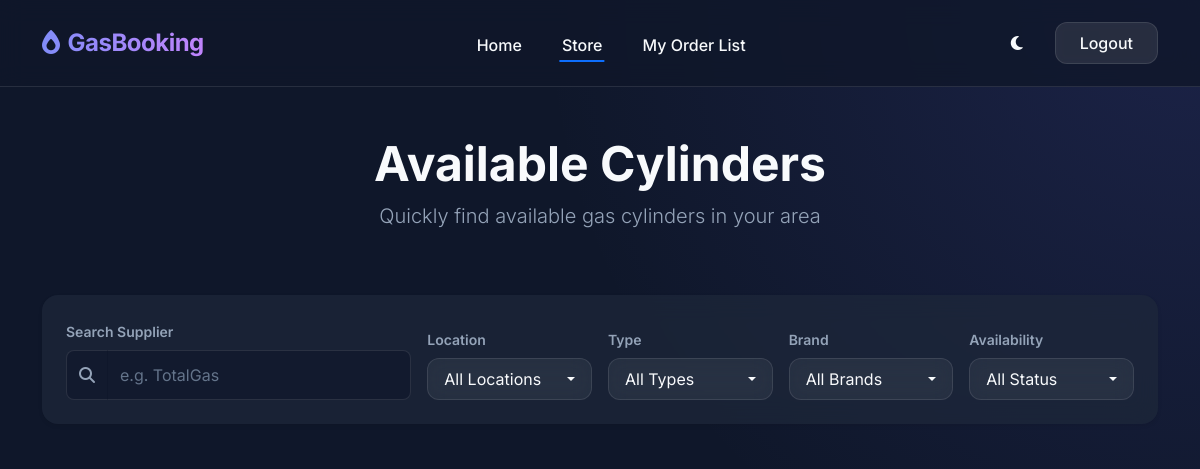
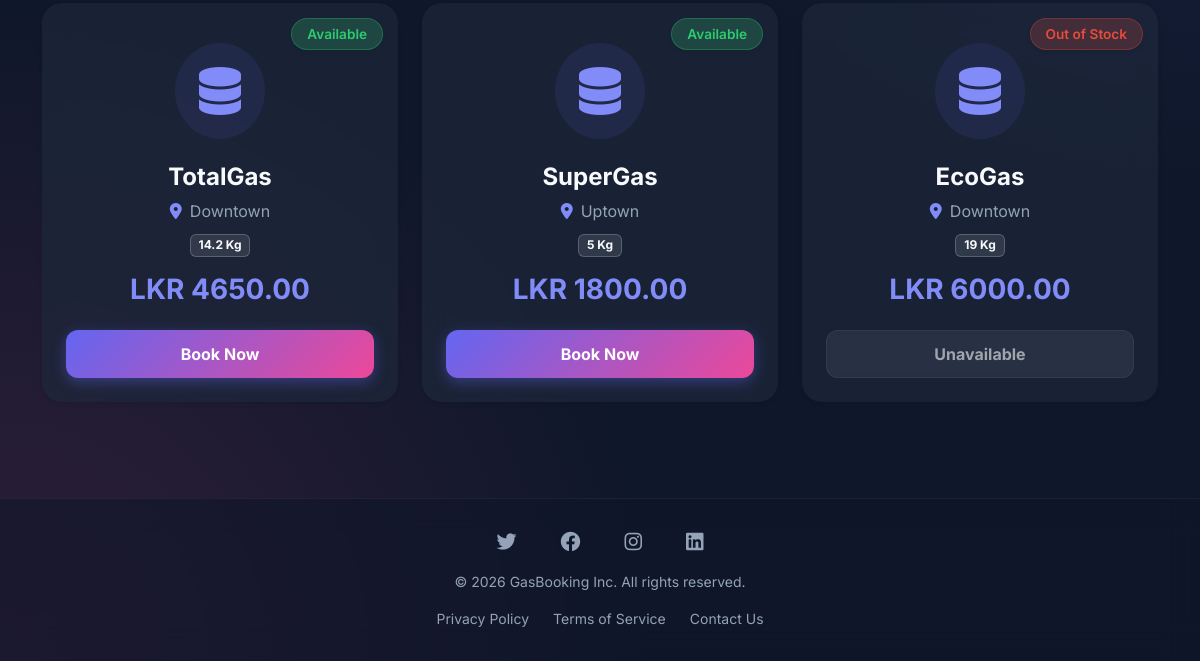
The page /store/ (signed in) on the database as committed earlier (2 pictures, top to bottom).
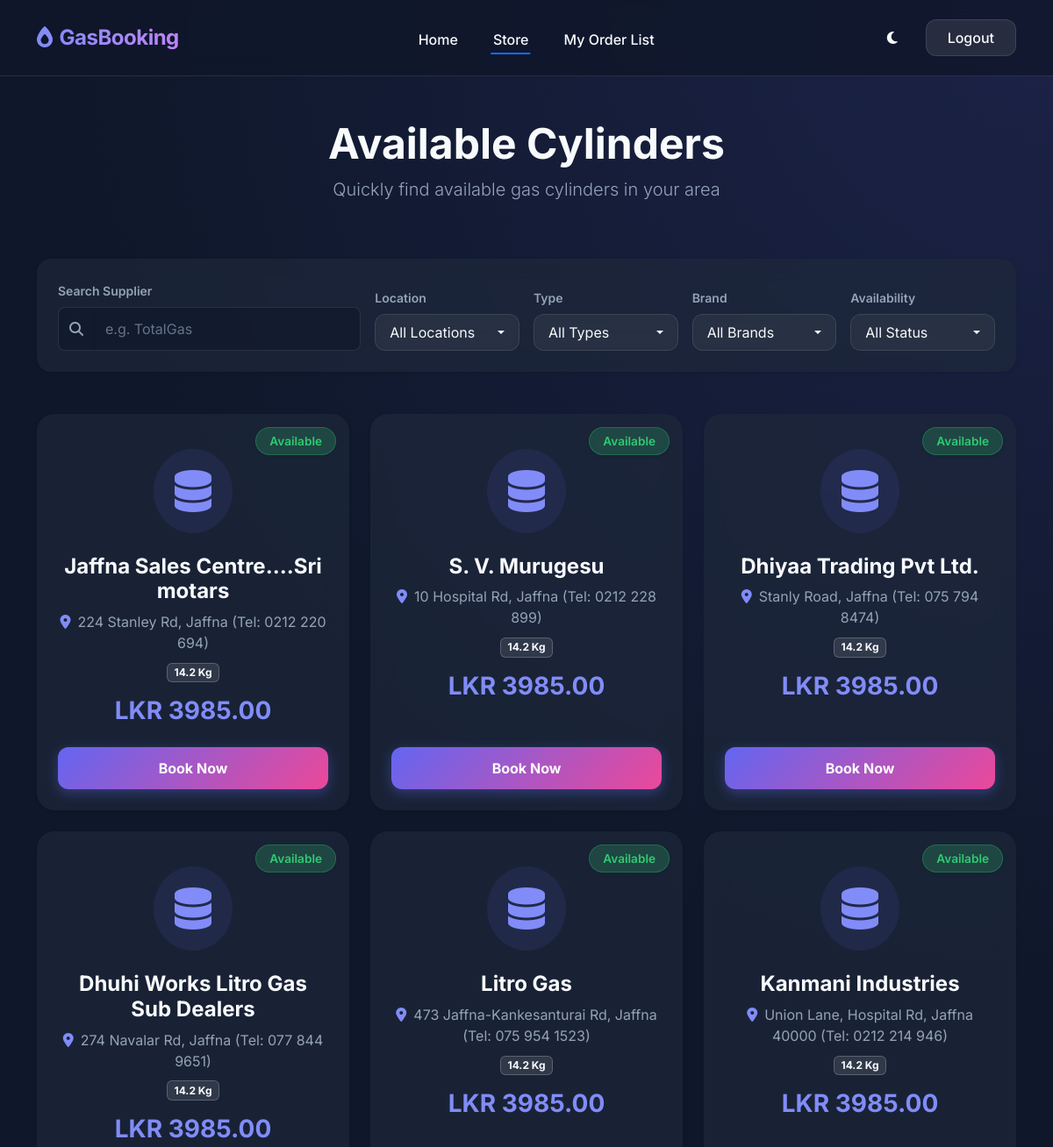
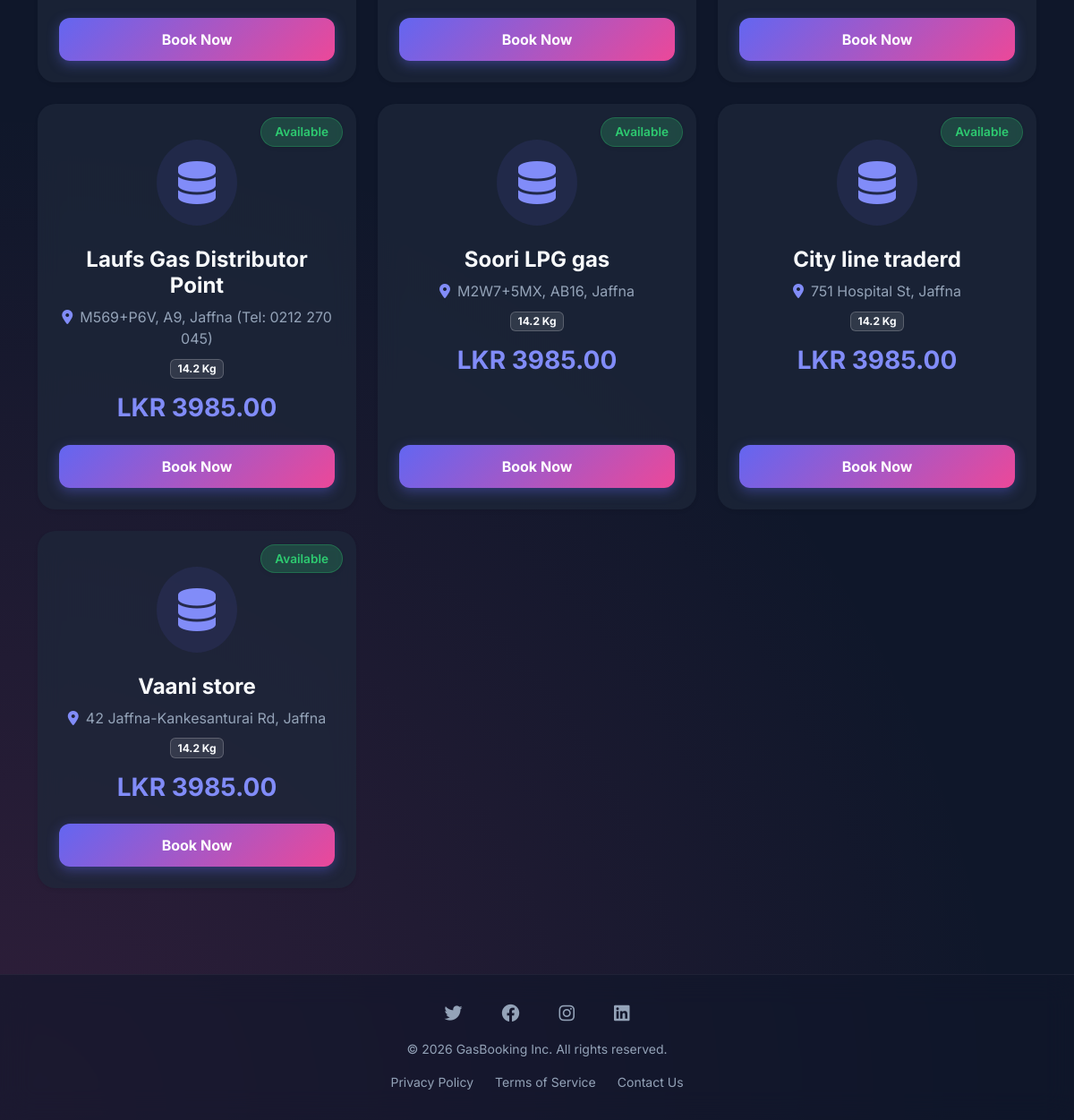
The same page on the database as committed later (2 pictures, top to bottom).
### core/models.py (models this page shows, shortened)
class Cylinder(models.Model):
    CYLINDER_TYPES = [
        ('5KG', '5 Kg'),
        ('14.2KG', '14.2 Kg'),
        ('19KG', '19 Kg'),
    ]
    GAS_BRANDS = [
        ('Litro', 'Litro'),
        ('Laugfs', 'Laugfs'),
        ('Other', 'Other'),
    ]
    supplier_name = models.CharField(max_length=255)
    gas_brand = models.CharField(max_length=50, choices=GAS_BRANDS, default='Other')
    cylinder_type = models.CharField(max_length=20, choices=CYLINDER_TYPES)
    price = models.DecimalField(max_digits=10, decimal_places=2)
    location = models.CharField(max_length=255)
    is_available = models.BooleanField(default=True)
    stock_quantity = models.IntegerField(default=0)
    created_at = models.DateTimeField(auto_now_add=True)
    last_updated = models.DateTimeField(auto_now=True)

### core/views.py (the view)
# urls.py: path('store/', views.store, name='store'),
@login_required
def store(request):
    query = request.GET.get('q', '')
    location = request.GET.get('location', '')
    cylinder_type = request.GET.get('type', '')
    availability = request.GET.get('availability', '')
    gas_brand = request.GET.get('brand', '')
    cylinders = Cylinder.objects.all()
    if query:
        cylinders = cylinders.filter(supplier_name__icontains=query)
    if location:
        cylinders = cylinders.filter(location__icontains=location)
    if cylinder_type:
        cylinders = cylinders.filter(cylinder_type=cylinder_type)
    if gas_brand:
        cylinders = cylinders.filter(gas_brand=gas_brand)
    if availability:
        is_avail = True if availability == 'True' else False
        cylinders = cylinders.filter(is_available=is_avail)
    cylinders = ai_rank_cylinders(request.user, cylinders)
    formatted_types = [{'value': t[0], 'label': t[1]} for t in Cylinder.CYLINDER_TYPES]
    formatted_brands = [{'value': b[0], 'label': b[1]} for b in Cylinder.GAS_BRANDS]
    def format_location_label(loc):
        if loc and '(Tel:' in loc:
            return loc.split('(Tel:')[0].strip()
        return loc
    formatted_locations = [{'value': loc, 'label': format_location_label(loc)} for loc in Cylinder.objects.values_list('location', flat=True).distinct()]
    availability_options = [
        {'value': 'True', 'label': 'Available'},
        {'value': 'False', 'label': 'Out of Stock'},
    ]
    context = {
        'cylinders': cylinders,
        'types': formatted_types,
        'brands': formatted_brands,
        'locations': formatted_locations,
        'availability_options': availability_options,
    }
    return render(request, 'core/store.html', context)

### core/ai_service.py (called while the page is built)
def ai_rank_cylinders(user, cylinders):
    return cylinders

### templates/core/store.html (shortened to what this page needs)
{% extends 'base.html' %}
{% block content %}
<div class="row mb-5">
    <div class="col-12 text-center mb-5">
        <h1 class="fw-bold display-5">Available Cylinders</h1>
        <p class="text-muted lead">Quickly find available gas cylinders in your area</p>
    </div>
    <div class="col-12 mb-5 position-relative" style="z-index: 10;">
        <div class="card p-4 shadow-sm border-0" style="border-radius: 16px;">
            <form method="get" class="row g-3 align-items-end" id="filterForm">
                <div class="col-md-4">
                    <label class="form-label text-muted fw-semibold small">Search Supplier</label>
                    <div class="input-group">
                        <span class="input-group-text border-end-0"><i class="fa-solid fa-search text-muted"></i></span>
                        <input type="text" name="q" class="form-control border-start-0" placeholder="e.g. TotalGas" value="{{ request.GET.q }}" onchange="this.form.submit()">
                    </div>
                </div>
                <div class="col-md-2">
                    <label class="form-label text-muted fw-semibold small">Location</label>
                    {% include 'components/glass_select.html' with name='location' default_text='All Locations' options=locations selected_value=request.GET.location %}
                </div>
                <div class="col-md-2">
                    <label class="form-label text-muted fw-semibold small">Type</label>
                    {% include 'components/glass_select.html' with name='type' default_text='All Types' options=types selected_value=request.GET.type %}
                </div>
                <div class="col-md-2">
                    <label class="form-label text-muted fw-semibold small">Brand</label>
                    {% include 'components/glass_select.html' with name='brand' default_text='All Brands' options=brands selected_value=request.GET.brand %}
                </div>
                <div class="col-md-2">
                    <label class="form-label text-muted fw-semibold small">Availability</label>
                    {% include 'components/glass_select.html' with name='availability' default_text='All Status' options=availability_options selected_value=request.GET.availability %}
                </div>
            </form>
        </div>
    </div>
    <div class="col-12">
        <div class="row g-4">
            {% for cylinder in cylinders %}
                <div class="col-md-6 col-lg-4">
                    <div class="card h-100 p-4 position-relative border-0 shadow-sm d-flex flex-column justify-content-between" style="border-radius: 20px;">
                        {% if cylinder.is_available %}
                            <span class="cylinder-badge bg-available shadow-sm">Available</span>
                        {% else %}
                            <span class="cylinder-badge bg-unavailable shadow-sm">Out of Stock</span>
                        {% endif %}
                        <div class="text-center mt-3 d-flex flex-column flex-grow-1">
                            <div class="mb-4 d-inline-block p-4 rounded-circle align-self-center" style="background: rgba(99, 102, 241, 0.1);">
                                <i class="fa-solid fa-database text-primary fa-3x"></i>
                            </div>
                            <h4 class="fw-bold mb-2">{{ cylinder.supplier_name }}</h4>
                            <p class="text-muted mb-2"><i class="fa-solid fa-location-dot me-2 text-primary"></i>{{ cylinder.location }}</p>
                            <p class="mb-3"><span class="badge" style="background: rgba(255,255,255,0.1); border: 1px solid rgba(255,255,255,0.2); color: inherit;">{{ cylinder.get_cylinder_type_display }}</span></p>
                            <h3 class="fw-bold text-primary mb-4">LKR {{ cylinder.price }}</h3>
                            <div class="mt-auto">
                                {% if cylinder.is_available %}
                                    <a href="{% url 'book_cylinder' cylinder.id %}" class="btn btn-primary w-100 py-2 fw-bold custom-btn">Book Now</a>
                                {% else %}
                                    <button class="btn btn-secondary w-100 py-2 fw-bold custom-btn" disabled style="opacity: 0.6;">Unavailable</button>
                                {% endif %}
                            </div>
                        </div>
                    </div>
                </div>
            {% endfor %}
        </div>
    </div>
</div>
{% endblock %}

### templates/base.html (shortened to what this page needs)
<!DOCTYPE html>
<html lang="en">
<head>
    <link href="https://cdn.jsdelivr.net/npm/bootstrap@5.3.0/dist/css/bootstrap.min.css" rel="stylesheet">
    <link rel="stylesheet" href="https://cdnjs.cloudflare.com/ajax/libs/font-awesome/6.4.0/css/all.min.css">
    <link rel="stylesheet" href="https://cdn.jsdelivr.net/npm/flatpickr/dist/flatpickr.min.css">
    <link rel="stylesheet" type="text/css" href="https://npmcdn.com/flatpickr/dist/themes/dark.css" id="flatpickr-dark-theme" disabled>
    {% load static %}
    <link rel="stylesheet" href="{% static 'css/style.css' %}?v=3">
</head>
<body>
    <nav class="navbar navbar-expand-lg sticky-top glass-navbar">
        <div class="container py-1">
            <a class="navbar-brand fw-bold" href="{% url 'home' %}">
                <i class="fa-solid fa-fire-flame-simple text-primary me-2"></i>GasBooking
            </a>
            <div class="collapse navbar-collapse d-lg-flex justify-content-between" id="navbarNav">
                <ul class="navbar-nav mx-auto align-items-center gap-2">
                    <li class="nav-item">
                        <a class="nav-link custom-nav-link {% if request.resolver_match.url_name == 'home' %}active{% endif %}" href="{% url 'home' %}">Home</a>
                    </li>
                    <li class="nav-item ms-lg-3 mt-3 mt-lg-0">
                        <a class="nav-link custom-nav-link {% if request.resolver_match.url_name == 'store' %}active{% endif %}" href="{% url 'store' %}">Store</a>
                    </li>
                    <li class="nav-item ms-lg-3 mt-3 mt-lg-0">
                        <a class="nav-link custom-nav-link {% if request.resolver_match.url_name == 'my_list' %}active{% endif %}" href="{% url 'my_list' %}">My Order List</a>
                    </li>
                </ul>
                <ul class="navbar-nav align-items-center gap-2">
                    <li class="nav-item me-lg-3 mt-3 mt-lg-0">
                        <button id="theme-toggle" class="btn btn-link nav-link" aria-label="Toggle Theme">
                            <i class="fa-solid fa-moon"></i>
                        </button>
                    </li>
                    {% if user.is_authenticated %}
                    <li class="nav-item mt-3 mt-lg-0">
                        <form method="post" action="{% url 'logout' %}">
                            <button type="submit" class="btn btn-secondary nav-link px-4 py-2"
                                style="border-radius: 12px;">Logout</button>
                        </form>
                    </li>
                    {% endif %}
                </ul>
            </div>
        </div>
    </nav>
    <main class="{% block main_class %}container py-5 flex-grow-1{% endblock %}">
        {% block content %}{% endblock %}
    </main>
    <footer class="glass-footer">
        <div class="container text-center">
            <div class="mb-3 footer-links d-flex justify-content-center gap-4">
                <a href="#" class="text-muted text-hover-primary"><i class="fa-brands fa-twitter fs-5"></i></a>
                <a href="#" class="text-muted text-hover-primary"><i class="fa-brands fa-facebook fs-5"></i></a>
                <a href="#" class="text-muted text-hover-primary"><i class="fa-brands fa-instagram fs-5"></i></a>
                <a href="#" class="text-muted text-hover-primary"><i class="fa-brands fa-linkedin fs-5"></i></a>
            </div>
            <p class="text-muted small mb-3">&copy; 2026 GasBooking Inc. All rights reserved.</p>
            <div class="d-flex justify-content-center gap-4 small">
                <a href="#" class="text-muted text-decoration-none text-hover-primary">Privacy Policy</a>
                <a href="#" class="text-muted text-decoration-none text-hover-primary">Terms of Service</a>
                <a href="#" class="text-muted text-decoration-none text-hover-primary">Contact Us</a>
            </div>
        </div>
    </footer>
</body>
</html>

### templates/components/glass_select.html (shortened to what this page needs)
<div class="dropdown w-100 h-100">
    <button class="btn w-100 text-start d-flex justify-content-between align-items-center dropdown-toggle"
            type="button"
            id="dropdown_{{ name }}"
            data-bs-toggle="dropdown"
            aria-expanded="false"
            style="border-radius: 12px; background: rgba(255,255,255,0.05); backdrop-filter: blur(10px); color: inherit; border: 1px solid rgba(255,255,255,0.1); padding: 0.5rem 1rem;">
        <span id="display_{{ name }}" class="text-truncate">
            {% if not selected_value %}{{ default_text }}{% endif %}
        </span>
    </button>
</div>

### static/css/style.css (style rules this page uses)
:root { --primary-color: #6366f1; --primary-hover: #4f46e5; --secondary-color: #ec4899; --bg-dark: #0f172a; --bg-card: rgba(30, 41, 59, 0.7); --text-main: #f8fafc; --text-muted: #94a3b8; --glass-border: rgba(255, 255, 255, 0.1); }
body { background-color: var(--bg-dark); background-image: radial-gradient(circle at top right, rgba(99, 102, 241, 0.15), transparent 40%), radial-gradient(circle at bottom left, rgba(236, 72, 153, 0.15), transparent 40%); background-attachment: fixed; color: var(--text-main); font-family: 'Inter', sans-serif; min-height: 100vh; display: flex; flex-direction: column; transition: all 0.3s ease; }
.navbar { background: rgba(15, 23, 42, 0.8) !important; backdrop-filter: blur(12px); -webkit-backdrop-filter: blur(12px); border-bottom: 1px solid var(--glass-border); padding: 1rem 0; }
.navbar-brand { font-weight: 800; font-size: 1.5rem; background: linear-gradient(to right, #818cf8, #c084fc); -webkit-background-clip: text; -webkit-text-fill-color: transparent; letter-spacing: -0.5px; }
.nav-link { color: var(--text-main) !important; font-weight: 500; transition: color 0.3s ease; }
.card { background: var(--bg-card); backdrop-filter: blur(12px); -webkit-backdrop-filter: blur(12px); border: 1px solid var(--glass-border); border-radius: 20px; box-shadow: 0 10px 30px rgba(0, 0, 0, 0.2); transition: transform 0.3s ease, box-shadow 0.3s ease; color: var(--text-main); }
.text-muted { color: var(--text-muted) !important; }
.text-primary { color: #818cf8 !important; }
h1, h2, h3, h4, h5, h6 { color: var(--text-main); }
.btn-primary { background: linear-gradient(135deg, var(--primary-color), var(--secondary-color)); border: none; border-radius: 12px; padding: 10px 20px; font-weight: 600; color: white; transition: all 0.3s cubic-bezier(0.4, 0, 0.2, 1); box-shadow: 0 4px 14px 0 rgba(99, 102, 241, 0.39); }
.btn-secondary { background: rgba(255, 255, 255, 0.1) !important; border: 1px solid var(--glass-border) !important; color: var(--text-main) !important; border-radius: 12px; backdrop-filter: blur(4px); }
.form-control, .form-select, .input-group-text { background: rgba(15, 23, 42, 0.6) !important; border: 1px solid var(--glass-border) !important; color: white !important; border-radius: 8px; padding: 12px; transition: all 0.3s ease; }
.form-control::placeholder { color: #64748b !important; }
.border-start-0 { border-left-color: transparent !important; }
.border-end-0 { border-right-color: transparent !important; }
.cylinder-badge { position: absolute; top: 15px; right: 15px; padding: 5px 15px; border-radius: 20px; font-size: 0.85rem; font-weight: 600; backdrop-filter: blur(4px); }
.bg-available { background: rgba(46, 204, 113, 0.2); color: #2ecc71; border: 1px solid rgba(46, 204, 113, 0.3); }
.footer-links a { color: var(--text-muted); text-decoration: none; transition: color 0.3s ease; margin: 0 10px; }

### templates/base.html (style rules this page uses)
.glass-navbar { background: rgba(15, 23, 42, 0.7); backdrop-filter: blur(12px); -webkit-backdrop-filter: blur(12px); border-bottom: 1px solid rgba(255, 255, 255, 0.1); }
.nav-link.custom-nav-link { position: relative; padding-bottom: 5px; font-weight: 500; }
.nav-link.custom-nav-link::after { content: ''; position: absolute; width: 0; height: 2px; bottom: 0; left: 50%; background-color: var(--bs-primary); transition: all 0.3s ease; transform: translateX(-50%); }
.nav-link.custom-nav-link:hover::after, .nav-link.custom-nav-link.active::after { width: 80%; }
.glass-footer { background: rgba(15, 23, 42, 0.6); backdrop-filter: blur(16px); -webkit-backdrop-filter: blur(16px); border-top: 1px solid rgba(255, 255, 255, 0.05); padding-top: 2rem; padding-bottom: 2rem; margin-top: auto; }

### templates/core/store.html (style rules this page uses)
.custom-btn { border-radius: 12px; height: 48px; display: flex; align-items: center; justify-content: center; font-size: 1rem; }

Rows that differ between the two databases and show on the page:
removed Cylinder: is_available "Available", supplier_name "TotalGas", location "Downtown", cylinder_type "14.2 Kg", price "4650.00"
removed Cylinder: is_available "Available", supplier_name "SuperGas", location "Uptown", cylinder_type "5 Kg", price "1800.00"
removed Cylinder: is_available "Out of Stock", supplier_name "EcoGas", location "Downtown", cylinder_type "19 Kg", price "6000.00"
added Cylinder: is_available "Available", supplier_name "Jaffna Sales Centre....Sri motars", location "224 Stanley Rd, Jaffna (Tel: 0212 220 694)", cylinder_type "14.2 Kg", price "3985.00"
added Cylinder: is_available "Available", supplier_name "S. V. Murugesu", location "10 Hospital Rd, Jaffna (Tel: 0212 228 899)", cylinder_type "14.2 Kg", price "3985.00"
added Cylinder: is_available "Available", supplier_name "Dhiyaa Trading Pvt Ltd.", location "Stanly Road, Jaffna (Tel: 075 794 8474)", cylinder_type "14.2 Kg", price "3985.00"
added Cylinder: is_available "Available", supplier_name "Dhuhi Works Litro Gas Sub Dealers", location "274 Navalar Rd, Jaffna (Tel: 077 844 9651)", cylinder_type "14.2 Kg", price "3985.00"
added Cylinder: is_available "Available", supplier_name "Litro Gas", location "473 Jaffna-Kankesanturai Rd, Jaffna (Tel: 075 954 1523)", cylinder_type "14.2 Kg", price "3985.00"
added Cylinder: is_available "Available", supplier_name "Kanmani Industries", location "Union Lane, Hospital Rd, Jaffna 40000 (Tel: 0212 214 946)", cylinder_type "14.2 Kg", price "3985.00"
added Cylinder: is_available "Available", supplier_name "Laufs Gas Distributor Point", location "M569+P6V, A9, Jaffna (Tel: 0212 270 045)", cylinder_type "14.2 Kg", price "3985.00"
added Cylinder: is_available "Available", supplier_name "Soori LPG gas", location "M2W7+5MX, AB16, Jaffna", cylinder_type "14.2 Kg", price "3985.00"
added Cylinder: is_available "Available", supplier_name "City line traderd", location "751 Hospital St, Jaffna", cylinder_type "14.2 Kg", price "3985.00"
added Cylinder: is_available "Available", supplier_name "Vaani store", location "42 Jaffna-Kankesanturai Rd, Jaffna", cylinder_type "14.2 Kg", price "3985.00"
